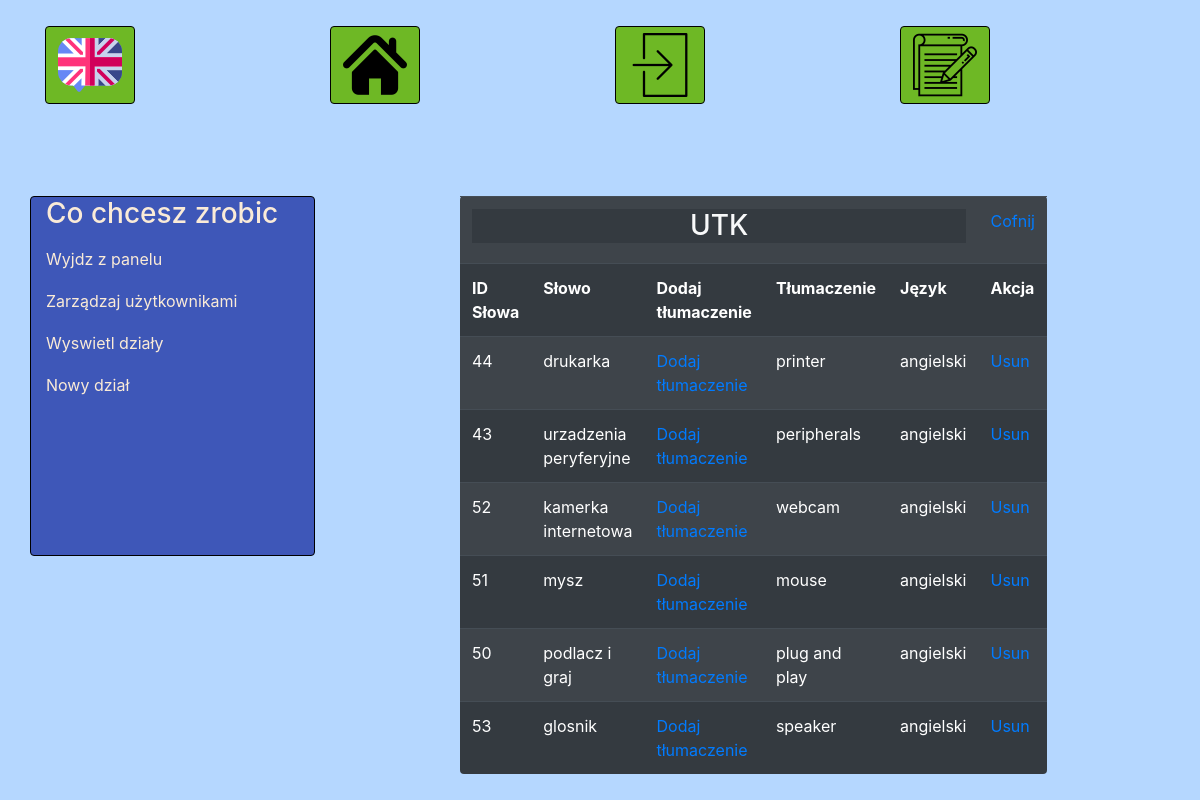
The page /ProjektPHP/SzablonStrony/paneladm.php?wyswietlslowka=3&nazwadzialu=UTK (signed in) on the database its author committed.
### tables this page shows
CREATE TABLE `tlumaczenie` (
  `id_tlumaczenia` int(11) NOT NULL,
  `id_slowo` int(11) DEFAULT 0,
  `id_jezyka` int(11) DEFAULT 0,
  `tlumaczenie` varchar(255) DEFAULT NULL
);

CREATE TABLE `slowo` (
  `id_slowo` int(11) NOT NULL,
  `slowo` varchar(70) NOT NULL,
  `id_dzial` int(11) DEFAULT 0
);

CREATE TABLE `jezyki` (
  `id_jezyka` int(11) NOT NULL,
  `nazwa_jezyka` varchar(255) DEFAULT NULL
);

### ProjektPHP/SzablonStrony/paneladm.php (the view, shortened to what this page needs)
<!DOCTYPE html>
<html lang="pl" dir="ltr">
<head>
  <link rel="stylesheet" href="https://stackpath.bootstrapcdn.com/bootstrap/4.3.1/css/bootstrap.min.css">
  <link rel="stylesheet" href="https://stackpath.bootstrapcdn.com/bootstrap/4.3.1/css/bootstrap.min.css">
  <link rel="stylesheet" href="style/home.css">
    <link rel="stylesheet" href="style/mainlayout.css">
    <link rel="stylesheet" href="style/paneladm.css">
</head>
  <body>
    <div class="container ">
      <div class="row rowek static-top">
        <div class="col-6 col-xl-3">
          <button type="button" class="przyciskimenu btn btn-primary" >
            <img src="grafika/logo.png" alt="Logo">
          </button>
        </div>
        <div class="col-4 col-xl-3">
        <a href="home.php">  <button type="button" class="przyciskimenu btn btn-primary" >
            <img src="grafika/home.png" alt="Home">
          </button> </a>
        </div>
        <div class="col-4 col-xl-3">
            <a href="logowanie.php"> <button type="button" class="przyciskimenu btn btn-primary"><img src="grafika/login.png" alt="Logowanie"></button> </a>
        </div>
        <div class="col-4 col-xl-3">
          <a href="rejestracja.php">  <button type="button" class="przyciskimenu btn btn-primary"><img src="grafika/register.png" alt="Rejestracja" ></button> </a>
        </div>
      </div>
  <div class="row">
    <div class="col-12 col-xl-3 fiszka rounded">
        <h3>Co chcesz zrobic</h3>
        <ul class="navbar-nav mr-auto">
          <li class="nav-item">
            <a class="nav-link" href="home.php">Wyjdz z panelu</a>
          </li>
          <li class="nav-item">
            <a class="nav-link" href="?zarzadzaj=continue">Zarządzaj użytkownikami</a>
          </li>
          <li class="nav-item">
            <a class="nav-link" href="?wyswietldzial=continue">Wyswietl działy</a>
          </li>
          <li class="nav-item">
            <a class="nav-link" href="?nowydzial=continue">Nowy dział</a>
          </li>
        </ul>
    </div>
    <div class="col-12 col-xl-2 ">
    </div>
    <div class="col-12 col-xl-6 wybor">
      <?php
if(isset($_GET['wyswietlslowka'])){
$id_dzialu = $_GET['wyswietlslowka'];
$nazwa_dzialu = $_GET['nazwadzialu'];
require_once 'php/polaczenie.php';
$connect = mysqli_connect($host, $db_user, $db_password, $db_name);
$sql = "SELECT `slowo`.`id_slowo`, `slowo`, `tlumaczenie`.`tlumaczenie`, `jezyki`.`nazwa_jezyka`  FROM `slowo` LEFT JOIN `tlumaczenie` on `tlumaczenie`.`id_slowo` = `slowo`.`id_slowo` LEFT JOIN `jezyki` on `jezyki`.`id_jezyka`=`tlumaczenie`.`id_jezyka` where `id_dzial` like $id_dzialu";
$result = mysqli_query($connect,$sql);
echo<<<WYSWIETLANIESLOWEK
<table class="table table-striped table-dark rounded przesun" >
<tr><td colspan="5"> <h3 class="text-light bg-dark text-center">$nazwa_dzialu</h3></td> <td><a href="?wyswietldzial=tak">Cofnij </a> </td></tr>
<tr>
  <th scope="col">ID Słowa</th>
  <th scope="col">Słowo</th>
  <th scope="col">Dodaj tłumaczenie</th>
  <th scope="col">Tłumaczenie</th>
  <th scope="col">Język</th>
  <th scope="col">Akcja</th>
</tr>
WYSWIETLANIESLOWEK;
while ($row=mysqli_fetch_assoc($result)) {
  echo "<tr>";
    echo "<td>".$row['id_slowo']."</td>";
    echo "<td>".$row['slowo']."</td>";
echo<<<TLUMACZENIE
      <td><a href="?nowetlumaczenie=$row[id_slowo]&slowo=$row[slowo]&id_dzialu=$id_dzialu&nazwa_dzialu=$nazwa_dzialu">Dodaj tłumaczenie</a></td>
      <td>$row[tlumaczenie]</td>
      <td>$row[nazwa_jezyka]</td>
      <td><a href="paneladmina/usunslowo.php?id_slowo=$row[id_slowo]&slowo=$row[slowo]&id_dzialu=$id_dzialu&nazwa_dzialu=$nazwa_dzialu">Usun</a></td>
TLUMACZENIE;
  echo "</tr>";
}
echo "</table>";
}
?>
    </div>
</div>
  </div>
  </body>
</html>

### ProjektPHP/SzablonStrony/style/home.css (style rules this page uses)
.kursmenu, .fiszka { margin-top: 10vh; border: 1px solid black; padding-bottom: 1vh; color: antiquewhite; z-index: 55; }
.container { z-index: 54; background-color: #B5D7FF; }
.fiszka { height: 45vh; background-color: #3E57B8; }
.nav-link { color: antiquewhite; border-bottom: 2px solid #3E57B8; }

### ProjektPHP/SzablonStrony/style/mainlayout.css (style rules this page uses)
body { background-color: #B5D7FF; height: 100vh; }
html { height: 100vh; }
.przyciskimenu { margin-top: 10%; margin-bottom: 5%; background-color: #6EB825; border-color: black; }

### ProjektPHP/SzablonStrony/style/paneladm.css (style rules this page uses)
.wybor { margin-top: 10vh; padding-bottom: 1vh; color: antiquewhite; z-index: 55; }
.przesun { margin-left: -5vw; }

### rows shown on the page
tlumaczenie: id_slowo.id_slowo "44", id_slowo.slowo "drukarka", tlumaczenie "printer", id_jezyka.nazwa_jezyka "angielski"
tlumaczenie: id_slowo.id_slowo "43", id_slowo.slowo "urzadzenia peryferyjne", tlumaczenie "peripherals", id_jezyka.nazwa_jezyka "angielski"
tlumaczenie: id_slowo.id_slowo "52", id_slowo.slowo "kamerka internetowa", tlumaczenie "webcam", id_jezyka.nazwa_jezyka "angielski"
tlumaczenie: id_slowo.id_slowo "51", id_slowo.slowo "mysz", tlumaczenie "mouse", id_jezyka.nazwa_jezyka "angielski"
tlumaczenie: id_slowo.id_slowo "50", id_slowo.slowo "podlacz i graj", tlumaczenie "plug and play", id_jezyka.nazwa_jezyka "angielski"
tlumaczenie: id_slowo.id_slowo "53", id_slowo.slowo "glosnik", tlumaczenie "speaker", id_jezyka.nazwa_jezyka "angielski"

### other values the page prints
$nazwa_dzialu "UTK"
